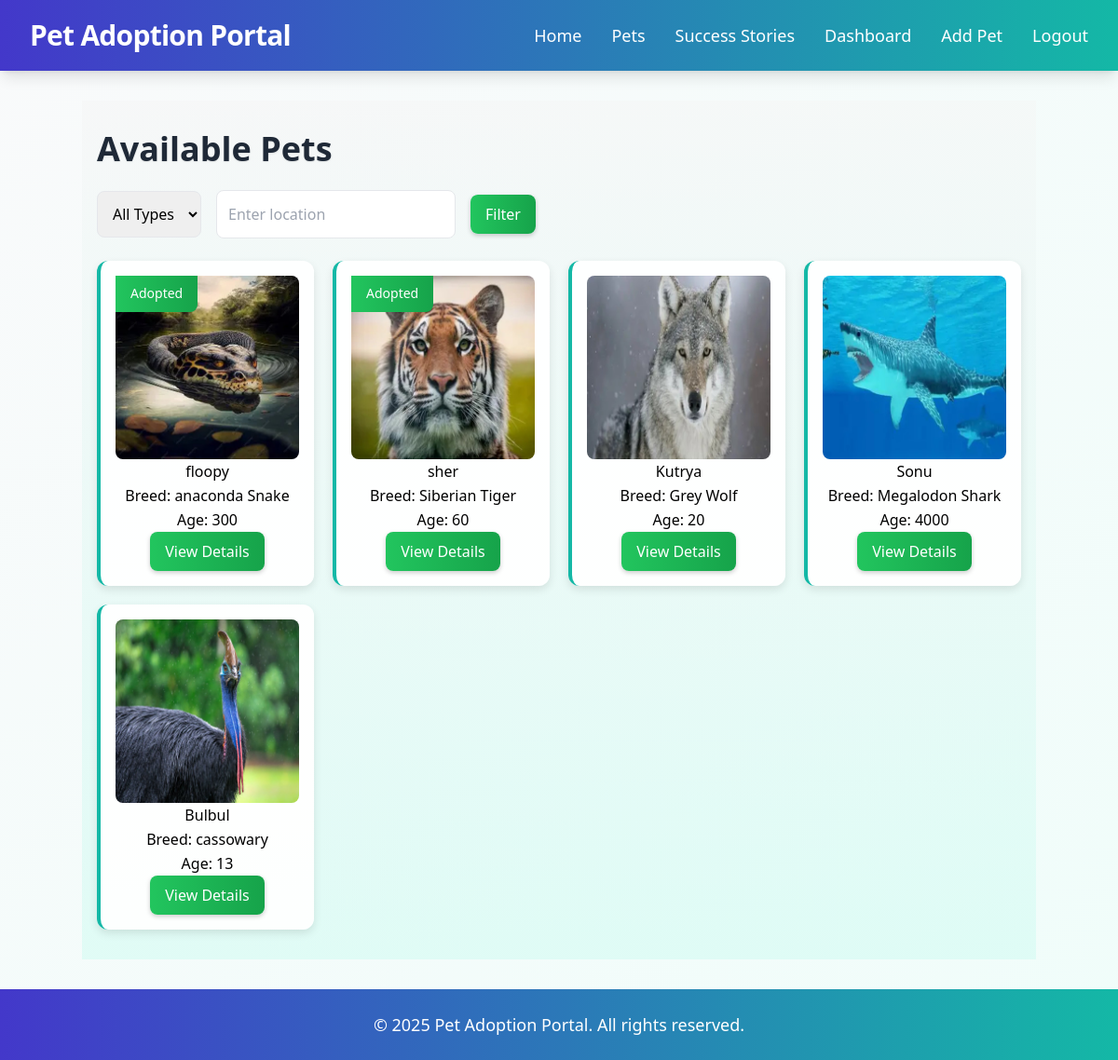
The page /pets/ (signed in) on the database its author committed.
### adoption/models.py (models this page shows)
class Pet(models.Model):
    PET_TYPES = [
        ('dog', 'Dog'), ('cat', 'Cat'), ('rabbit', 'Rabbit'), ('hamster', 'Hamster'),
        ('birds', 'Birds'), ('fish', 'Fish'), ('turtle', 'Turtle'), ('snake', 'Snake'),
        ('horse', 'Horse'), ('other', 'Other'),
    ]
    name = models.CharField(max_length=100)
    breed = models.CharField(max_length=100)
    age = models.IntegerField()
    vaccination_status = models.BooleanField(default=False)
    photo = models.ImageField(upload_to='pets/', blank=True)
    owner = models.ForeignKey(User, on_delete=models.CASCADE)
    pet_type = models.CharField(max_length=10, choices=PET_TYPES)
    location = models.CharField(max_length=100)
    created_at = models.DateTimeField(auto_now_add=True)
    def is_adopted(self):
        return self.adoptionrequest_set.filter(status='approved').exists()

### adoption/views.py (the view)
# urls.py: path('pets/', views.pet_list, name='pet_list'),
@login_required
def pet_list(request):
    pets = Pet.objects.all()
    pet_type = request.GET.get('pet_type')
    location = request.GET.get('location')
    if pet_type:
        pets = pets.filter(pet_type=pet_type)
    if location:
        pets = pets.filter(location__icontains=location)
    return render(request, 'pet_list.html', {'pets': pets})

### templates/pet_list.html (shortened to what this page needs)
{% extends 'base.html' %}
{% block content %}
<div class="pet-list max-w-5xl mx-auto">
    <h2 class="text-3xl md:text-4xl font-extrabold mb-6">Available Pets</h2>
    <form method="get">
        <select name="pet_type">
            <option value="">All Types</option>
        </select>
        <input type="text" name="location" placeholder="Enter location">
        <button type="submit" class="btn btn-success">Filter</button>
    </form>
    <div class="pet-gallery">
        {% for pet in pets %}
            <div class="pet-card">
                <div class="relative">
                    <img src="{{ pet.photo.url }}" alt="{{ pet.name }}">
                    {% if pet.is_adopted %}
                        <span>Adopted</span>
                    {% endif %}
                </div>
                <h3>{{ pet.name }}</h3>
                <p>Breed: {{ pet.breed }}</p>
                <p>Age: {{ pet.age }}</p>
                <a href="{% url 'adoption:pet_detail' pet.pk %}" class="btn btn-success">View Details</a>
            </div>
        {% empty %}
            <p class="text-muted">No pets available.</p>
        {% endfor %}
    </div>
</div>
{% endblock %}

### templates/base.html (shortened to what this page needs)
<!DOCTYPE html>
<html lang="en">
<head>
    <script src="https://cdn.tailwindcss.com"></script>
</head>
<body class="bg-gradient-to-br from-gray-50 to-teal-50 font-sans leading-relaxed">
    <header class="bg-gradient-to-r from-indigo-700 to-teal-500 text-white shadow-lg">
        <nav class="max-w-7xl mx-auto px-4 sm:px-6 lg:px-8">
            <div class="flex justify-between items-center py-5">
                <div class="text-3xl font-extrabold tracking-tight">
                    <a href="{% url 'adoption:home' %}" class="hover:text-teal-100 transition-colors duration-300">Pet Adoption Portal</a>
                </div>
                <div class="hidden md:flex space-x-8">
                    <a href="{% url 'adoption:home' %}" class="nav-link hover:text-teal-100 text-lg font-medium">Home</a>
                    <a href="{% url 'adoption:pet_list' %}" class="nav-link hover:text-teal-100 text-lg font-medium">Pets</a>
                    <a href="{% url 'adoption:success_stories' %}" class="nav-link hover:text-teal-100 text-lg font-medium">Success Stories</a>
                    {% if user.is_authenticated %}
                        <a href="{% url 'adoption:dashboard' %}" class="nav-link hover:text-teal-100 text-lg font-medium">Dashboard</a>
                        <a href="{% url 'adoption:pet_form' %}" class="nav-link hover:text-teal-100 text-lg font-medium">Add Pet</a>
                        <a href="{% url 'accounts:logout' %}" class="nav-link hover:text-teal-100 text-lg font-medium">Logout</a>
                    {% else %}
                        <a href="{% url 'accounts:login' %}" class="nav-link hover:text-teal-100 text-lg font-medium">Login</a>
                        <a href="{% url 'accounts:register' %}" class="nav-link hover:text-teal-100 text-lg font-medium">Register</a>
                    {% endif %}
                </div>
            </div>
        </nav>
    </header>
    <main class="max-w-7xl mx-auto px-4 sm:px-6 lg:px-8 py-8 fade-in">
        {% block content %}
        {% endblock %}
    </main>
    <footer class="bg-gradient-to-r from-indigo-700 to-teal-500 text-white text-center py-6 fade-in">
        <p class="text-lg">&copy; 2025 Pet Adoption Portal. All rights reserved.</p>
    </footer>
</body>
</html>

### templates/pet_list.html (style rules this page uses)
.pet-list { padding: 2rem 1rem; background: linear-gradient(to bottom, rgba(245, 245, 245, 0.5), rgba(204, 251, 241, 0.5)); }
.pet-list h2 { color: #1f2937; text-shadow: 0 1px 2px rgba(0, 0, 0, 0.1); animation: fadeIn 0.6s ease-out; }
.pet-gallery { display: grid; grid-template-columns: repeat(auto-fill, minmax(200px, 1fr)); gap: 20px; }
.pet-card { background: rgba(255, 255, 255, 0.95); border-radius: 0.75rem; box-shadow: 0 4px 10px rgba(0, 0, 0, 0.1); border-left: 4px solid #14b8a6; padding: 1rem; text-align: center; animation: fadeInUp 0.6s ease-out; transition: all 0.3s ease; }
.pet-card img { max-width: 100%; height: auto; border-radius: 0.5rem; }
.btn { display: inline-block; padding: 0.5rem 1rem; text-decoration: none; border-radius: 0.5rem; font-weight: 500; color: white; border: none; cursor: pointer; transition: all 0.3s ease; box-shadow: 0 2px 5px rgba(0, 0, 0, 0.2); }
.btn-success { background: linear-gradient(to right, #22c55e, #16a34a); }
form { margin-bottom: 1.5rem; display: flex; gap: 1rem; align-items: center; }
form select, form input { padding: 0.75rem; border: 1px solid #e5e7eb; border-radius: 0.5rem; transition: all 0.3s ease; }
.relative { position: relative; }
.relative span { position: absolute; top: 0; left: 0; background: linear-gradient(to right, #22c55e, #16a34a); color: white; padding: 0.5rem 1rem; border-bottom-right-radius: 0.5rem; font-size: 0.875rem; font-weight: 500; }

### rows shown on the page
Pet: photo (picture), shows "Adopted", name "floopy", breed "anaconda Snake", age "300"
Pet: photo (picture), shows "Adopted", name "sher", breed "Siberian Tiger", age "60"
Pet: photo (picture), name "Kutrya", breed "Grey Wolf", age "20"
Pet: photo (picture), name "Sonu", breed "Megalodon Shark", age "4000"
Pet: photo (picture), name "Bulbul", breed "cassowary", age "13"
